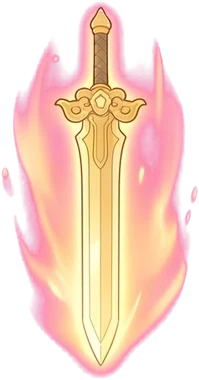
#> input picture src/assets/SX192/bigsword.webp, 199 x 380 px; its folder holds only this picture in this run
$ python sx_slice.py ../../src/assets/SX192/bigsword.webp
#> lines starting #> are read from the running program, lines starting #| are printed output that depends on the picture
#!/usr/bin/env python3
"""神通特效表切圖(最終版197):4x3 格,洋紅底去背(含去色溢),裁到內容,縮到最長邊 <=380,輸出 src/assets/SX192/名稱.webp
用法:python3 tools/art/sx_slice.py 表1.jpg 表2.jpg 表3.jpg"""
import sys, numpy as np
from PIL import Image
NAMES = [
 ['fire1','fire2','fire3','ghost','iceburst','icespike','iceshell','snowflake','mist','bubbles','psplash','bloodcres'],
 ['bolt1','bolt2','bolt3','arcs','flash','crescent','slashthin','claws','sword','bigsword','swords5','boom'],
 ['crack','rocks','dust','vortex','formation','fistburst','stars','rings','bloodsplash','orb','shock','voidslash']]
def key(im, soft=False):
    a = np.asarray(im.convert('RGB')).astype(np.float32); R, G, B = a[..., 0], a[..., 1], a[..., 2]
    mn = np.minimum(R, B); s = mn - G
    bg = (np.clip((s - 95) / 110, 0, 1) * np.clip((mn - 170) / 60, 0, 1)) if soft else (np.clip((s - 30) / 60, 0, 1) * np.clip((mn - 130) / 50, 0, 1))   # soft:淡紫發光物(束縛鎖環)用寬鬆門檻      # 越像洋紅越透明
    al = 1 - bg
    # 去色溢:半透明處把洋紅成分扣回
    sp = np.clip(s * (1 - al) * .5, 0, 255); a[..., 0] = np.clip(R - sp, 0, 255); a[..., 2] = np.clip(B - sp, 0, 255)
    out = np.dstack([a, al * 255]).astype(np.uint8); return Image.fromarray(out, 'RGBA')
for si, path in enumerate(sys.argv[1:4]):
    im = Image.open(path); W, H = im.size; cw, ch = W / 4, H / 3
#> further down, im is the input picture: PIL image 199x380 RGBA; mean R, G, B, A 171.7, 130.5, 117.3, 151.2
#> after `W, H = im.size`: W = 199; H = 380
#> after `cw, ch = (W / 4, H / 3)`: cw = 49.75; ch = 126.7
    for k, nm in enumerate(NAMES[si]):
        r, c = divmod(k, 4); cell = im.crop((int(c * cw), int(r * ch), int((c + 1) * cw), int((r + 1) * ch)))
        t = key(cell, nm == 'rings'); bb = t.getchannel('A').point(lambda v: 255 if v > 14 else 0).getbbox()
        if not bb: print('空格', nm); continue
        t = t.crop((max(0, bb[0] - 2), max(0, bb[1] - 2), min(t.width, bb[2] + 2), min(t.height, bb[3] + 2)))
        k2 = 380 / max(t.size)
        if k2 < 1: t = t.resize((round(t.width * k2), round(t.height * k2)), Image.LANCZOS)
        if nm == 'iceshell':   # 冰封外殼:中間變很透明,只留外緣與高光,才看得到裡面的怪物
            from PIL import ImageFilter
            al = t.getchannel('A'); inner = al.filter(ImageFilter.MinFilter(41)).filter(ImageFilter.GaussianBlur(10))
            al2 = Image.eval(inner, lambda v: 255 - int(v * .78)); al = Image.fromarray((np.asarray(al).astype(np.float32) * np.asarray(al2).astype(np.float32) / 255).astype(np.uint8)); t.putalpha(al)
        t.save(f'src/assets/SX192/{nm}.webp', 'WEBP', quality=88, method=4); print(nm, t.size)
#> this loop made 12 passes
#> bb on passes 1 to 12: (0, 0, 49, 126), (0, 0, 50, 126), (0, 0, 50, 126), (0, 0, 50, 126), (0, 0, 49, 127), (0, 0, 50, 127), (0, 0, 50, 127), (0, 0, 50, 127), (0, 0, 49, 127), (0, 0, 50, 127), (0, 0, 50, 127), (0, 0, 50, 127)
#| fire1 (49, 126)
#| fire2 (50, 126)
#| fire3 (50, 126)
#| ghost (50, 126)
#| iceburst (49, 127)
#| icespike (50, 127)
#| iceshell (50, 127)
#| snowflake (50, 127)
#> (further printed lines are left out)
#> pass 1, `cell = im.crop((int(c * cw), int(r * ch), int((c + 1) * cw), int((r + `:
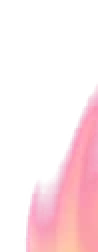
#> cell: PIL image 49x126 RGBA (shown 2 times larger); mean R, G, B, A 86.9, 58.1, 65.2, 63.8; transparent parts drawn white
#> pass 1, in key, `R, G, B = (a[..., 0], a[..., 1], a[..., 2])`:
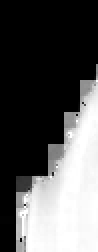
#> R: shape (126, 49) float32 (shown 2 times larger); min 0, max 255, mean 86.9
#> pass 1, in key, `R, G, B = (a[..., 0], a[..., 1], a[..., 2])`:
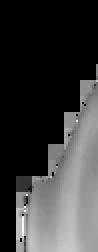
#> G: shape (126, 49) float32 (shown 2 times larger); min 0, max 248, mean 58.1
#> after the loop:
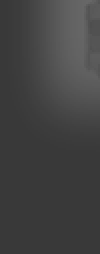
#> al: PIL image 50x127 L (shown 2 times larger); min 57, max 103, mean 66.2
#> after the loop:
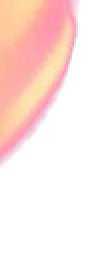
#> cell: PIL image 50x127 RGBA (shown 2 times larger); mean R, G, B, A 106.2, 77, 74.5, 88; transparent parts drawn white
#> after the loop:
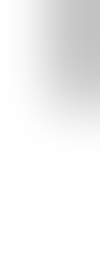
#> inner: PIL image 50x127 L (shown 2 times larger); min 195, max 255, mean 242.1
#> after the loop:
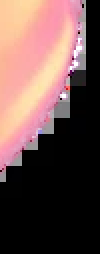
#> t: PIL image 50x127 RGBA (shown 2 times larger); mean R, G, B, A 105.6, 77, 74, 251.4; transparent parts drawn white

$ run again, on src/assets/SX192/swords5.webp
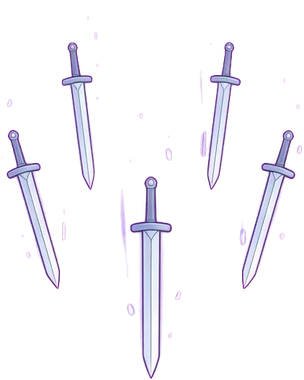
#> input picture src/assets/SX192/swords5.webp, 304 x 380 px
#> im is the input picture: PIL image 304x380 RGBA; mean R, G, B, A 46.4, 41.6, 51.9, 28.4
#> the loop `for k, nm in enumerate(NAMES[si]):` made 12 passes
#> bb on passes 1 to 8: (0, 0, 76, 126), (0, 0, 76, 126), (0, 0, 76, 126), (0, 0, 76, 126), (0, 0, 76, 127), (0, 0, 76, 127), (0, 0, 76, 127), (0, 0, 76, 127)
#> (printed output is left out)
#> after the loop `for k, nm in enumerate(NAMES[si]):`:
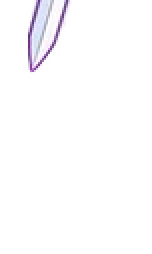
#> cell: PIL image 76x127 RGBA (shown 2 times larger); mean R, G, B, A 15.3, 13.6, 16.8, 12.2; transparent parts drawn white
#> after the loop `for k, nm in enumerate(NAMES[si]):`:
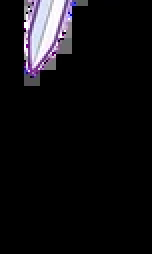
#> t: PIL image 76x127 RGBA (shown 2 times larger); mean R, G, B, A 15.1, 13.6, 16.6, 253.7; transparent parts drawn white

$ run again, on src/assets/SX192/fistburst.webp
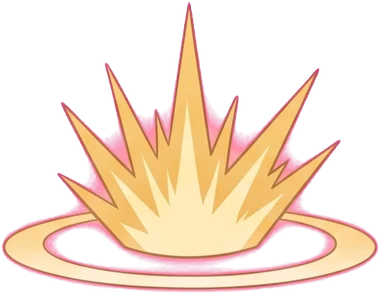
#> input picture src/assets/SX192/fistburst.webp, 380 x 294 px
#> im is the input picture: PIL image 380x294 RGBA; mean R, G, B, A 115, 87.5, 73.2, 97.3
#> the loop `for k, nm in enumerate(NAMES[si]):` made 12 passes
#| fire1 (95, 98)
#| fire2 (95, 98)
#| fire3 (95, 98)
#| ghost (95, 98)
#| iceburst (95, 98)
#> (further printed lines are left out)
#> pass 1, in key, `a = np.asarray(im.convert('RGB')).astype(np.float32)`:
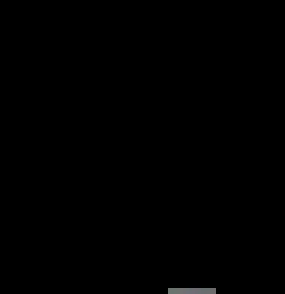
#> a: shape (98, 95, 3) float32 (shown 3 times larger); mean R, G, B 0.4, 0.4, 0.4
#> after the loop `for k, nm in enumerate(NAMES[si]):`:
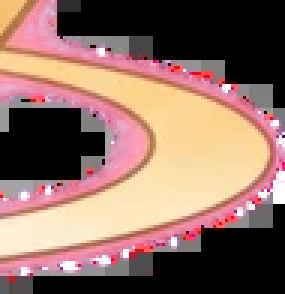
#> t: PIL image 95x98 RGBA (shown 3 times larger); mean R, G, B, A 141.3, 105.9, 97, 248.1; transparent parts drawn white
